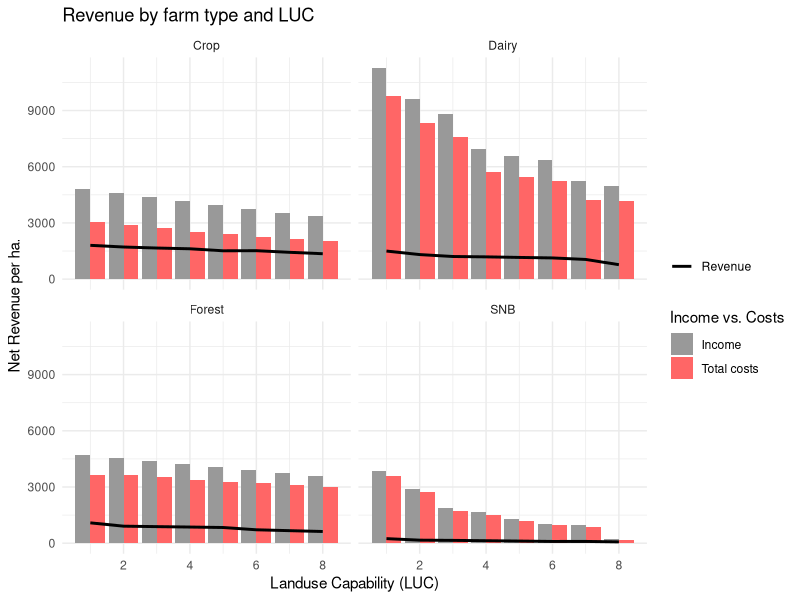
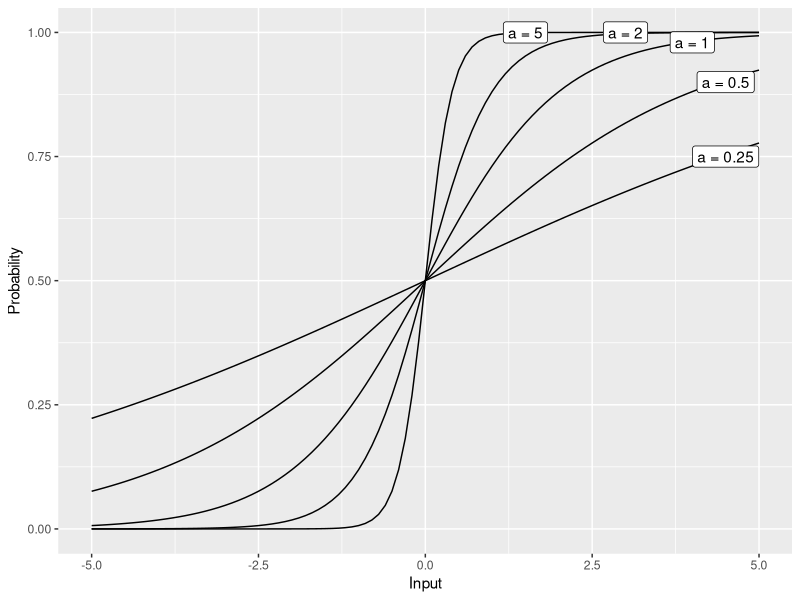

The R script that drew these images, in order:
## ---- chunk 1
library(tidyr)
library(dplyr)
library(stringr)
library(ggplot2)
library(kableExtra)
## ---- chunk 2
prices <- read.csv("data/market/prices.csv", 
                   header = T, row.names = 1) |> 
  slice(1:2) # only rows 1 & 2 relevant
prices |> 
  kable() |> 
  kable_styling("striped", full_width = F)
## ---- chunk 3
yields <- read.csv("data/market/commodity-yields.csv", 
                   header = T, row.names = 1)
yields |> 
  kable() |> 
  kable_styling("striped", full_width = F) |>
  scroll_box(height = "250px")
## ---- chunk 4
costs <- read.csv("data/market/input-costs.csv", 
                   header = T, row.names = 1)
costs |> 
  kable() |> 
  kable_styling("striped", full_width = F) |>
  scroll_box(height = "250px")
## ---- chunk 5
emissions <- read.csv("data/market/ghg-emissions.csv", 
                      header = T, row.names = 1)
emissions |> 
  kable() |> 
  kable_styling("striped", full_width = F) |>
  scroll_box(height = "250px")
## ---- chunk 6
prices <- prices |> 
  t() |> 
  as.data.frame() |> 
  tibble::rownames_to_column("farm_type") |>
  rename(price = Price_Commodity, carbon_tax = Price_GhG) |>
  slice(rep(row_number(), 8)) |>
  mutate(LUC = rep(1:8, each = 4))

yields <- yields |>
  slice(seq(1, 15, 2)) |> 
  t() |> 
  as.data.frame() |> 
  tibble::rownames_to_column("farm_type") |>
  pivot_longer(-1) |>
  mutate(LUC = rep(1:8, 4), yield = round(value, 1)) |>
  select(farm_type, LUC, yield)

costs <- costs |>
  slice(seq(1, 15, 2)) |> 
  t() |> 
  as.data.frame() |> 
  tibble::rownames_to_column("farm_type") |>
  pivot_longer(-1) |>
  mutate(LUC = rep(1:8, 4), costs = round(value, 1)) |>
  select(farm_type, LUC, costs)

emissions <- emissions |> 
  slice(seq(1, 15, 2)) |> 
  t() |> 
  as.data.frame() |> 
  tibble::rownames_to_column("farm_type") |>
  pivot_longer(-1) |>
  mutate(LUC = rep(1:8, 4), emissions = round(value, 1)) |>
  select(farm_type, LUC, emissions)

combined_data <- prices |>
  left_join(yields) |>
  left_join(costs) |>
  left_join(emissions) |>
  mutate(income = price * yield,
         total_costs = costs + carbon_tax * emissions,
         revenue = income - total_costs) |>
  select(farm_type, LUC, revenue, price, yield, income, costs,
         emissions, carbon_tax, total_costs) |>
  rename(Revenue = revenue, Income = income, `Total costs` = total_costs)

combined_data |> 
  kable() |> 
  kable_styling("striped", full_width = F) |>
  scroll_box(height = "250px")
## ---- chunk 7
plot_data <- combined_data |> 
  pivot_longer(cols = c("Income", "Revenue", "Total costs"))
ggplot(plot_data |> filter(name %in% c("Income", "Total costs"))) +
  geom_col(aes(x = LUC, y = value, group = name, fill = name),
           position = "dodge") + 
  scale_fill_manual(values = c("#999999", "#ff6666"), name = "Income vs. Costs") +
  geom_line(data = plot_data |> filter(name == "Revenue"), 
            aes(x = LUC, y = value, color = name), lwd = 1) +
  scale_colour_manual(values = c("black"), name = "") +
  xlab("Landuse Capability (LUC)") +
  ylab("Net Revenue per ha.") +
  ggtitle("Revenue by farm type and LUC") +
  facet_wrap(~ farm_type) +
  theme_minimal()
## ---- chunk 8
sigmoid <- function(x, a = 1) {
  1 / (1 + exp(-a * x))
}

df <- expand_grid(Input = -50:50 / 10, a = c(0.25, 0.5, 1, 2, 5)) |>
  mutate(Probability = sigmoid(Input, a))

ggplot(df) + 
  geom_line(aes(x = Input, y = Probability, group = a)) +
  annotate("label", x = c(4.5, 4.5, 4, 3, 1.5), 
           y = c(0.75, 0.9, 0.98, 1.0, 1.0),
           label = paste0("a = ", unique(df$a)))
## ---- chunk 9
probabilities <- read.csv("data/market/farmer-threshold-matrix.csv", 
                          header = T, row.names = 1)
probabilities |> kable() |> kable_styling("striped", full_width = F)
